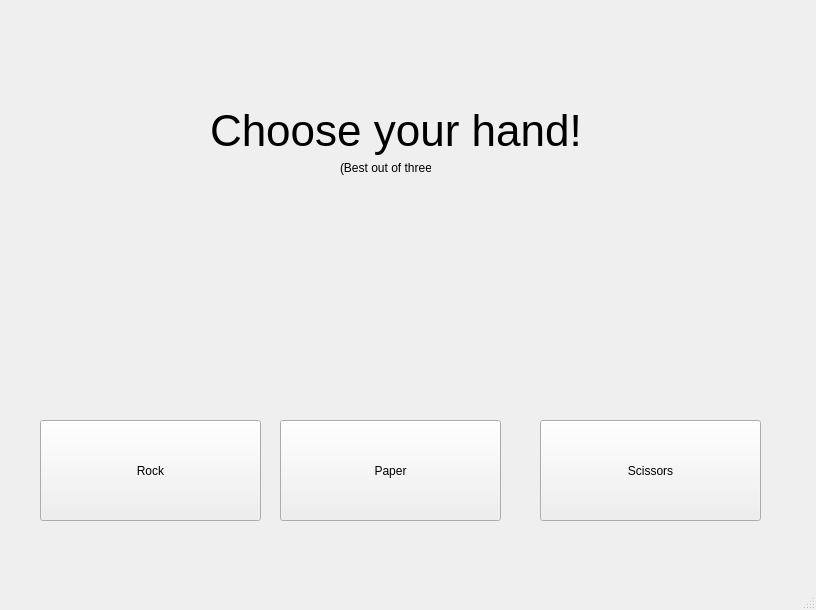
<?xml version="1.0" encoding="UTF-8"?>
<ui version="4.0">
 <class>MainWindow</class>
 <widget class="QMainWindow" name="MainWindow">
  <property name="geometry">
   <rect>
    <x>0</x>
    <y>0</y>
    <width>816</width>
    <height>610</height>
   </rect>
  </property>
  <property name="contextMenuPolicy">
   <enum>Qt::DefaultContextMenu</enum>
  </property>
  <property name="windowTitle">
   <string>Rock, Paper, Scissors!</string>
  </property>
  <property name="windowIcon">
   <iconset>
    <normaloff>icon.png</normaloff>icon.png</iconset>
  </property>
  <widget class="QWidget" name="centralwidget">
   <widget class="QPushButton" name="rockButton">
    <property name="geometry">
     <rect>
      <x>40</x>
      <y>420</y>
      <width>221</width>
      <height>101</height>
     </rect>
    </property>
    <property name="text">
     <string>Rock</string>
    </property>
   </widget>
   <widget class="QPushButton" name="paperButton">
    <property name="geometry">
     <rect>
      <x>280</x>
      <y>420</y>
      <width>221</width>
      <height>101</height>
     </rect>
    </property>
    <property name="text">
     <string>Paper</string>
    </property>
   </widget>
   <widget class="QPushButton" name="scissorButton">
    <property name="geometry">
     <rect>
      <x>540</x>
      <y>420</y>
      <width>221</width>
      <height>101</height>
     </rect>
    </property>
    <property name="text">
     <string>Scissors</string>
    </property>
   </widget>
   <widget class="QLabel" name="main_text">
    <property name="geometry">
     <rect>
      <x>210</x>
      <y>90</y>
      <width>371</width>
      <height>81</height>
     </rect>
    </property>
    <property name="font">
     <font>
      <pointsize>33</pointsize>
     </font>
    </property>
    <property name="text">
     <string>Choose your hand!</string>
    </property>
    <property name="textFormat">
     <enum>Qt::AutoText</enum>
    </property>
   </widget>
   <widget class="QLabel" name="side_label">
    <property name="geometry">
     <rect>
      <x>340</x>
      <y>160</y>
      <width>91</width>
      <height>16</height>
     </rect>
    </property>
    <property name="text">
     <string>(Best out of three)</string>
    </property>
   </widget>
   <widget class="QLabel" name="main_image">
    <property name="geometry">
     <rect>
      <x>20</x>
      <y>190</y>
      <width>781</width>
      <height>211</height>
     </rect>
    </property>
    <property name="text">
     <string/>
    </property>
    <property name="pixmap">
     <pixmap resource="QT image/test.qrc">:/newPrefix/test.png</pixmap>
    </property>
   </widget>
  </widget>
  <widget class="QMenuBar" name="menubar">
   <property name="geometry">
    <rect>
     <x>0</x>
     <y>0</y>
     <width>816</width>
     <height>21</height>
    </rect>
   </property>
  </widget>
  <widget class="QStatusBar" name="statusbar"/>
 </widget>
 <resources>
  <include location="QT image/test.qrc"/>
 </resources>
 <connections/>
</ui>
